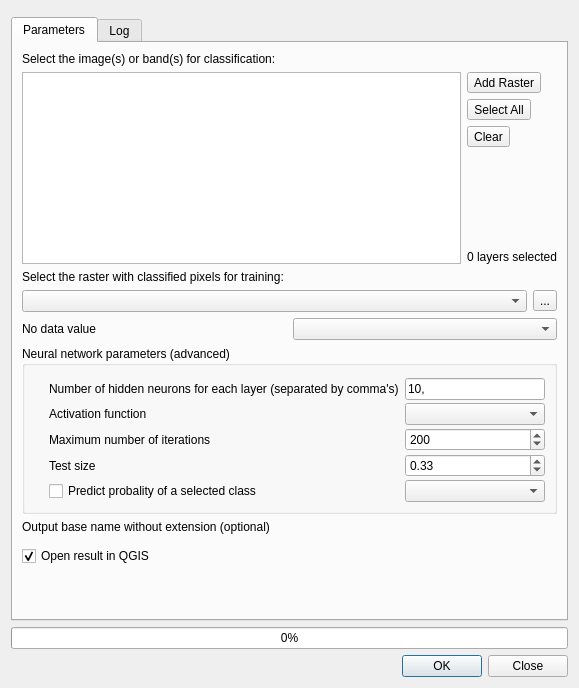
<?xml version="1.0" encoding="UTF-8"?>
<ui version="4.0">
 <class>QDialog</class>
 <widget class="QDialog" name="QDialog">
  <property name="geometry">
   <rect>
    <x>0</x>
    <y>0</y>
    <width>579</width>
    <height>688</height>
   </rect>
  </property>
  <property name="windowTitle">
   <string>Neural Network MLPClassifier</string>
  </property>
  <property name="toolTip">
   <string/>
  </property>
  <property name="toolTipDuration">
   <number>-1</number>
  </property>
  <property name="statusTip">
   <string/>
  </property>
  <property name="whatsThis">
   <string/>
  </property>
  <property name="accessibleName">
   <string/>
  </property>
  <property name="accessibleDescription">
   <string/>
  </property>
  <property name="locale">
   <locale language="English" country="UnitedKingdom"/>
  </property>
  <property name="windowFilePath">
   <string/>
  </property>
  <property name="sizeGripEnabled">
   <bool>false</bool>
  </property>
  <property name="modal">
   <bool>false</bool>
  </property>
  <layout class="QVBoxLayout" name="verticalLayout">
   <property name="spacing">
    <number>6</number>
   </property>
   <item>
    <widget class="QWidget" name="logoWidget" native="true">
     <layout class="QVBoxLayout" name="verticalLayout_5">
      <property name="spacing">
       <number>0</number>
      </property>
      <property name="leftMargin">
       <number>0</number>
      </property>
      <property name="topMargin">
       <number>0</number>
      </property>
      <property name="rightMargin">
       <number>0</number>
      </property>
      <property name="bottomMargin">
       <number>0</number>
      </property>
      <item>
       <layout class="QHBoxLayout" name="logoLayout">
        <property name="spacing">
         <number>0</number>
        </property>
       </layout>
      </item>
     </layout>
    </widget>
   </item>
   <item>
    <widget class="QScrollArea" name="scrollArea">
     <property name="styleSheet">
      <string notr="true"/>
     </property>
     <property name="frameShape">
      <enum>QFrame::NoFrame</enum>
     </property>
     <property name="frameShadow">
      <enum>QFrame::Sunken</enum>
     </property>
     <property name="widgetResizable">
      <bool>true</bool>
     </property>
     <widget class="QWidget" name="scrollAreaContent">
      <property name="geometry">
       <rect>
        <x>0</x>
        <y>0</y>
        <width>557</width>
        <height>594</height>
       </rect>
      </property>
      <layout class="QVBoxLayout" name="verticalLayout_2">
       <property name="spacing">
        <number>0</number>
       </property>
       <property name="leftMargin">
        <number>0</number>
       </property>
       <property name="topMargin">
        <number>0</number>
       </property>
       <property name="rightMargin">
        <number>0</number>
       </property>
       <property name="bottomMargin">
        <number>0</number>
       </property>
       <item>
        <widget class="QTabWidget" name="tabWidget">
         <property name="currentIndex">
          <number>0</number>
         </property>
         <widget class="QWidget" name="tab">
          <attribute name="title">
           <string>Parameters</string>
          </attribute>
          <layout class="QVBoxLayout" name="verticalLayout_3">
           <item>
            <widget class="QLabel" name="label">
             <property name="maximumSize">
              <size>
               <width>537</width>
               <height>16777215</height>
              </size>
             </property>
             <property name="text">
              <string>Select the image(s) or band(s) for classification:</string>
             </property>
            </widget>
           </item>
           <item>
            <layout class="QHBoxLayout" name="horizontalLayout">
             <item>
              <widget class="QListWidget" name="listWidget">
               <property name="selectionMode">
                <enum>QAbstractItemView::MultiSelection</enum>
               </property>
               <property name="selectionBehavior">
                <enum>QAbstractItemView::SelectRows</enum>
               </property>
              </widget>
             </item>
             <item>
              <layout class="QVBoxLayout" name="verticalLayout_6">
               <item>
                <widget class="QToolButton" name="imageButton">
                 <property name="text">
                  <string>Add Raster</string>
                 </property>
                </widget>
               </item>
               <item>
                <widget class="QToolButton" name="selectAllButton">
                 <property name="text">
                  <string>Select All</string>
                 </property>
                </widget>
               </item>
               <item>
                <widget class="QToolButton" name="clearSelectionButton">
                 <property name="text">
                  <string>Clear</string>
                 </property>
                </widget>
               </item>
               <item>
                <spacer name="verticalSpacer_2">
                 <property name="orientation">
                  <enum>Qt::Vertical</enum>
                 </property>
                 <property name="sizeHint" stdset="0">
                  <size>
                   <width>20</width>
                   <height>40</height>
                  </size>
                 </property>
                </spacer>
               </item>
               <item>
                <widget class="QLabel" name="nb_input">
                 <property name="text">
                  <string>0 layers selected</string>
                 </property>
                 <property name="alignment">
                  <set>Qt::AlignRight|Qt::AlignTrailing|Qt::AlignVCenter</set>
                 </property>
                </widget>
               </item>
              </layout>
             </item>
            </layout>
           </item>
           <item>
            <widget class="QLabel" name="label_3">
             <property name="text">
              <string>Select the raster with classified pixels for training:</string>
             </property>
            </widget>
           </item>
           <item>
            <layout class="QHBoxLayout" name="horizontalLayout_3">
             <item>
              <widget class="QgsMapLayerComboBox" name="classifiedComboBox">
               <property name="allowEmptyLayer" stdset="0">
                <bool>true</bool>
               </property>
              </widget>
             </item>
             <item>
              <widget class="QToolButton" name="classifiedButton">
               <property name="text">
                <string>...</string>
               </property>
              </widget>
             </item>
            </layout>
           </item>
           <item>
            <layout class="QHBoxLayout" name="horizontalLayout_2">
             <item>
              <widget class="QLabel" name="label_7">
               <property name="text">
                <string>No data value</string>
               </property>
              </widget>
             </item>
             <item>
              <widget class="QComboBox" name="noDataValue"/>
             </item>
            </layout>
           </item>
           <item>
            <widget class="QgsCollapsibleGroupBox" name="mGroupBox">
             <property name="enabled">
              <bool>true</bool>
             </property>
             <property name="title">
              <string>Neural network parameters (advanced)</string>
             </property>
             <property name="checkable">
              <bool>false</bool>
             </property>
             <property name="checked">
              <bool>false</bool>
             </property>
             <property name="collapsed" stdset="0">
              <bool>true</bool>
             </property>
             <property name="saveCollapsedState" stdset="0">
              <bool>true</bool>
             </property>
             <layout class="QFormLayout" name="formLayout">
              <property name="horizontalSpacing">
               <number>6</number>
              </property>
              <property name="verticalSpacing">
               <number>3</number>
              </property>
              <property name="leftMargin">
               <number>24</number>
              </property>
              <property name="topMargin">
               <number>12</number>
              </property>
              <property name="rightMargin">
               <number>9</number>
              </property>
              <item row="0" column="0">
               <widget class="QLabel" name="label_6">
                <property name="text">
                 <string>Number of hidden neurons for each layer (separated by comma's)</string>
                </property>
               </widget>
              </item>
              <item row="0" column="1">
               <widget class="QLineEdit" name="hiddenNeurons">
                <property name="text">
                 <string>10,</string>
                </property>
               </widget>
              </item>
              <item row="3" column="1">
               <widget class="QComboBox" name="activationFunction">
                <property name="currentText">
                 <string/>
                </property>
               </widget>
              </item>
              <item row="6" column="0">
               <widget class="QLabel" name="label_4">
                <property name="text">
                 <string>Maximum number of iterations</string>
                </property>
               </widget>
              </item>
              <item row="6" column="1">
               <widget class="QSpinBox" name="maxIterations">
                <property name="minimum">
                 <number>1</number>
                </property>
                <property name="maximum">
                 <number>1000000000</number>
                </property>
                <property name="singleStep">
                 <number>100</number>
                </property>
                <property name="value">
                 <number>200</number>
                </property>
               </widget>
              </item>
              <item row="9" column="0">
               <widget class="QLabel" name="label_8">
                <property name="text">
                 <string>Test size</string>
                </property>
               </widget>
              </item>
              <item row="11" column="0">
               <widget class="QCheckBox" name="probabilityCheckBox">
                <property name="sizePolicy">
                 <sizepolicy hsizetype="Preferred" vsizetype="Preferred">
                  <horstretch>0</horstretch>
                  <verstretch>0</verstretch>
                 </sizepolicy>
                </property>
                <property name="text">
                 <string>Predict probality of a selected class</string>
                </property>
               </widget>
              </item>
              <item row="3" column="0">
               <widget class="QLabel" name="label_5">
                <property name="text">
                 <string>Activation function</string>
                </property>
               </widget>
              </item>
              <item row="11" column="1">
               <widget class="QComboBox" name="probabilityValue"/>
              </item>
              <item row="9" column="1">
               <widget class="QDoubleSpinBox" name="testSize">
                <property name="maximum">
                 <double>1.000000000000000</double>
                </property>
                <property name="singleStep">
                 <double>0.010000000000000</double>
                </property>
                <property name="value">
                 <double>0.330000000000000</double>
                </property>
               </widget>
              </item>
             </layout>
            </widget>
           </item>
           <item>
            <widget class="QLabel" name="label_2">
             <property name="text">
              <string>Output base name without extension (optional)</string>
             </property>
            </widget>
           </item>
           <item>
            <widget class="QgsFileWidget" name="outputFileWidget" native="true">
             <property name="filter" stdset="0">
              <string/>
             </property>
            </widget>
           </item>
           <item>
            <widget class="QCheckBox" name="openCheckBox">
             <property name="text">
              <string>Open result in QGIS</string>
             </property>
             <property name="checked">
              <bool>true</bool>
             </property>
            </widget>
           </item>
           <item>
            <spacer name="verticalSpacer">
             <property name="orientation">
              <enum>Qt::Vertical</enum>
             </property>
             <property name="sizeHint" stdset="0">
              <size>
               <width>20</width>
               <height>40</height>
              </size>
             </property>
            </spacer>
           </item>
          </layout>
         </widget>
         <widget class="QWidget" name="tab_log">
          <attribute name="title">
           <string>Log</string>
          </attribute>
          <layout class="QVBoxLayout" name="verticalLayout_4">
           <item>
            <widget class="QTextBrowser" name="logBrowser"/>
           </item>
          </layout>
         </widget>
        </widget>
       </item>
      </layout>
     </widget>
    </widget>
   </item>
   <item>
    <widget class="QProgressBar" name="progressBar">
     <property name="value">
      <number>0</number>
     </property>
    </widget>
   </item>
   <item>
    <widget class="QDialogButtonBox" name="OKClose">
     <property name="standardButtons">
      <set>QDialogButtonBox::Close|QDialogButtonBox::Ok</set>
     </property>
    </widget>
   </item>
  </layout>
  <action name="imageAction">
   <property name="icon">
    <iconset>
     <normaloff>:/images/themes/default/mActionAddRasterLayer.svg</normaloff>:/images/themes/default/mActionAddRasterLayer.svg</iconset>
   </property>
   <property name="text">
    <string>...</string>
   </property>
   <property name="iconText">
    <string>Browse</string>
   </property>
   <property name="toolTip">
    <string>Browse for a raster layer</string>
   </property>
  </action>
  <action name="selectAllAction">
   <property name="icon">
    <iconset>
     <normaloff>:/images/themes/default/mActionSelectAll.svg</normaloff>:/images/themes/default/mActionSelectAll.svg</iconset>
   </property>
   <property name="text">
    <string>...</string>
   </property>
   <property name="iconText">
    <string>Select all</string>
   </property>
   <property name="toolTip">
    <string>Select all</string>
   </property>
  </action>
  <action name="clearSelectionAction">
   <property name="icon">
    <iconset>
     <normaloff>:/images/themes/default/mActionDeselectAll.svg</normaloff>:/images/themes/default/mActionDeselectAll.svg</iconset>
   </property>
   <property name="text">
    <string>...</string>
   </property>
   <property name="iconText">
    <string>Clear selection</string>
   </property>
   <property name="toolTip">
    <string>Clear selection</string>
   </property>
  </action>
  <action name="classifiedAction">
   <property name="text">
    <string>...</string>
   </property>
   <property name="iconText">
    <string>...</string>
   </property>
   <property name="toolTip">
    <string>browse for a raster layer</string>
   </property>
  </action>
 </widget>
 <customwidgets>
  <customwidget>
   <class>QgsCollapsibleGroupBox</class>
   <extends>QGroupBox</extends>
   <header>qgscollapsiblegroupbox.h</header>
   <container>1</container>
  </customwidget>
  <customwidget>
   <class>QgsFileWidget</class>
   <extends>QWidget</extends>
   <header>qgsfilewidget.h</header>
  </customwidget>
  <customwidget>
   <class>QgsMapLayerComboBox</class>
   <extends>QComboBox</extends>
   <header>qgsmaplayercombobox.h</header>
  </customwidget>
 </customwidgets>
 <resources/>
 <connections/>
</ui>
